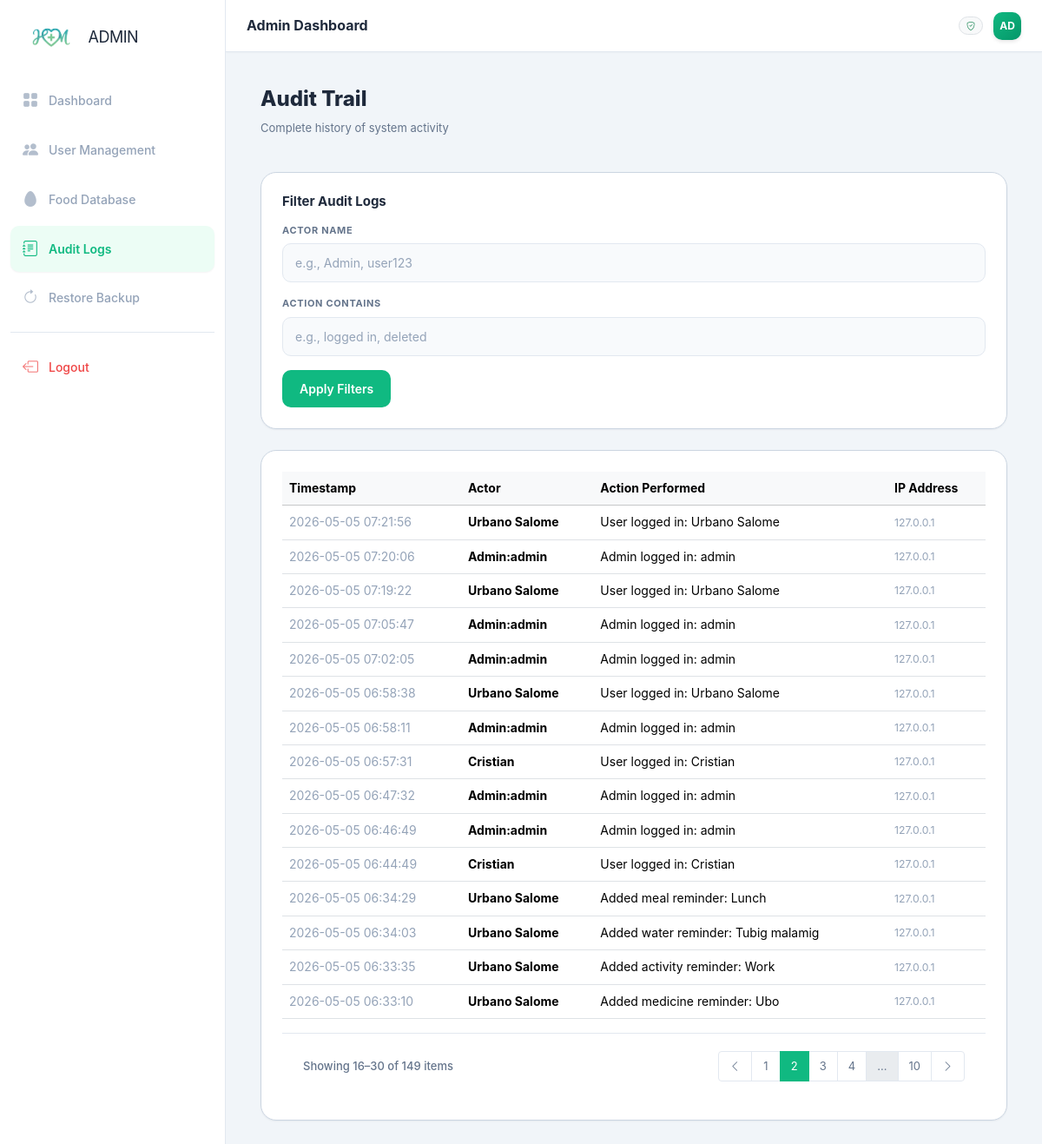
Page /admin/logs?page=2&actor=&action= (signed in) on the committed database.
### app.py (models this page shows)
class AuditLog(db.Model):
    __tablename__ = 'audit_logs'
    id         = db.Column(db.Integer, primary_key=True)
    user_id    = db.Column(db.Integer, nullable=True) # ID of user or admin
    actor_name = db.Column(db.String(100))
    role       = db.Column(db.String(20)) # user, coach, admin, superadmin
    action     = db.Column(db.String(255), nullable=False)
    ip_address = db.Column(db.String(45), index=True) # Added index for filtering/analysis
    timestamp  = db.Column(db.DateTime, default=datetime.datetime.utcnow)

### app.py (the view)
@app.route('/admin/logs')
@admin_required
def admin_logs():
    page = request.args.get('page', 1, type=int)
    actor_filter = request.args.get('actor', '')
    role_filter = request.args.get('role', '')
    action_filter = request.args.get('action', '')
    query = AuditLog.query
    if actor_filter:
        query = query.filter(AuditLog.actor_name.ilike(f'%{actor_filter}%'))
    if role_filter:
        query = query.filter(AuditLog.role == role_filter)
    if action_filter:
        query = query.filter(AuditLog.action.ilike(f'%{action_filter}%'))
    pagination = query.order_by(desc(AuditLog.timestamp)).paginate(page=page, per_page=15, error_out=False)
    return render_template('admin/logs.html', logs=pagination.items, pagination=pagination, q_actor=actor_filter, q_action=action_filter)

### app.py (called while the page is built)
def get_greeting():
    h = datetime.datetime.now().hour
    if  5 <= h < 12: return 'Good morning'
    if 12 <= h < 17: return 'Good afternoon'
    return 'Good evening'

@app.context_processor
def inject_globals():
    return {
        'now':      datetime.datetime.now(),
        'greeting': get_greeting(),
    }

def role_required(roles):
    def wrapper(f):
        @wraps(f)
        def decorated(*args, **kwargs):
            admin_id = session.get('admin_id')
            if admin_id:
                admin = db.session.get(Admin, admin_id)
                if admin and admin.role in roles:
                    return f(*args, **kwargs)
            u = current_user()
            if u and u.role in roles:
                return f(*args, **kwargs)
            flash('Unauthorized access.', 'danger')
            return redirect(url_for('login'))
        return decorated
    return wrapper

### templates/admin/logs.html (shortened to what this page needs)
{% extends "admin/base.html" %}
{% block admin_content %}
<div class="page-header">
    <div>
        <h1 class="page-title">Audit Trail</h1>
        <p class="page-sub">Complete history of system activity</p>
    </div>
</div>
<div class="row">
    <div class="col-lg-12">
        <div class="hm-card mb-4">
            <h6 class="card-title mb-3">Filter Audit Logs</h6>
            <form method="GET" class="audit-filter-form">
                <div class="audit-filter-group">
                    <label class="hm-label">Actor Name</label>
                    <input type="text" name="actor" class="hm-input" placeholder="e.g., Admin, user123" value="{{ actor_filter if actor_filter else '' }}">
                </div>
                <div class="audit-filter-group">
                    <label class="hm-label">Action Contains</label>
                    <input type="text" name="action" class="hm-input" placeholder="e.g., logged in, deleted" value="{{ action_filter if action_filter else '' }}">
                </div>
                <div class="audit-filter-actions">
                    <button type="submit" class="btn-hm-primary">Apply Filters</button>
                </div>
            </form>
        </div>
    </div>
    <div class="col-lg-12" style="min-height: 70vh;">
        <div class="hm-card">
            <div class="table-responsive">
                <table class="table table-hover align-middle">
                    <thead class="table-light">
                        <tr>
                            <th>Timestamp</th>
                            <th>Actor</th>
                            <th>Action Performed</th>
                            <th class="d-none d-md-table-cell">IP Address</th>
                        </tr>
                    </thead>
                    <tbody>
                        {% for log in logs %}
                        <tr>
                            <td class="text-muted">{{ log.timestamp.strftime('%Y-%m-%d %H:%M:%S') }}</td>
                            <td class="fw-bold">{{ log.actor_name if log.actor_name else 'N/A' }}</td>
                            <td>{{ log.action }}</td>
                            <td class="text-muted small d-none d-md-table-cell">{{ log.ip_address if log.ip_address else 'N/A' }}</td>
                        </tr>
                        {% endfor %}
                    </tbody>
                </table>
            </div>
            <div class="admin-pagination-footer d-flex flex-column flex-md-row align-items-center justify-content-between gap-3">
                <div class="pagination-info">
                    Showing {{ pagination.first }}–{{ pagination.last }} of {{ pagination.total }} items
                </div>
                <nav>
                    <ul class="pagination pagination-sm mb-0">
                        <li class="page-item {{ 'disabled' if not pagination.has_prev }}">
                            <a class="page-link" href="{{ url_for('admin_logs', page=pagination.prev_num, actor=actor_filter, action=action_filter) if pagination.has_prev else '#' }}">
                                <i class="bi bi-chevron-left"></i>
                            </a>
                        </li>
                        {% for p in pagination.iter_pages(left_edge=1, left_current=2, right_current=2, right_edge=1) %}
                            {% if p %}
                                <li class="page-item {{ 'active' if p == pagination.page }}">
                                    <a class="page-link" href="{{ url_for('admin_logs', page=p, actor=actor_filter, action=action_filter) }}">{{ p }}</a>
                                </li>
                            {% else %}
                                <li class="page-item disabled"><span class="page-link">...</span></li>
                            {% endif %}
                        {% endfor %}
                        <li class="page-item {{ 'disabled' if not pagination.has_next }}">
                            <a class="page-link" href="{{ url_for('admin_logs', page=pagination.next_num, actor=actor_filter, action=action_filter) if pagination.has_next else '#' }}">
                                <i class="bi bi-chevron-right"></i>
                            </a>
                        </li>
                    </ul>
                </nav>
            </div>
        </div>
    </div>
</div>
{% endblock %}

### static/css/main.css (style rules this page uses)
*, *::before, *::after { box-sizing: border-box; margin: 0; padding: 0; }
:root { --primary: #10B981; --primary-dk: #059669; --primary-lt: #ECFDF5; --secondary: #F97316; --secondary-lt: #FFF7ED; --blue: #3B82F6; --blue-lt: #EFF6FF; --purple: #6366F1; --purple-lt: #EEF2FF; --red: #EF4444; --red-lt: #FEF2F2; --yellow: #F59E0B; --yellow-lt: #FFFBEB; --bg: #F1F5F9; --card: #FFFFFF; --text: #1E293B; --text-sec: #64748B; --text-muted: #94A3B8; --border: #E2E8F0; --border-dk: #CBD5E1; --input-bg: #F8FAFC; --sidebar-w: 260px; --topbar-h: 60px; --bottomnav-h: 66px; --radius-sm: 6px; --radius-md: 10px; --radius-lg: 14px; --radius-xl: 18px; --radius-2xl: 22px; --shadow-xs: 0 1px 2px rgba(15, 23, 42, 0.05); --shadow-sm: 0 1px 3px rgba(15, 23, 42, 0.08); --shadow-md: 0 4px 12px rgba(15, 23, 42, 0.06); --shadow-lg: 0 12px 24px rgba(15, 23, 42, 0.08); --shadow-premium: 0 20px 25px -5px rgba(0, 0, 0, 0.1), 0 10px 10px -5px rgba(0, 0, 0, 0.04); --transition: all .25s cubic-bezier(.4,0,.2,1); }
html { scroll-behavior: smooth; }
body { font-family: 'Inter', system-ui, -apple-system, sans-serif; background: var(--bg); color: var(--text); font-size: 14px; line-height: 1.6; overflow-x: hidden; width: 100%; -webkit-font-smoothing: antialiased; -moz-osx-font-smoothing: grayscale; }
a { text-decoration: none; color: inherit; }
button { font-family: inherit; }
.hm-app { display: flex; min-height: 100vh; }
.page-header { display: flex; align-items: flex-start; justify-content: space-between; gap: 16px; margin-bottom: 24px; }
.page-title { font-size: 24px; font-weight: 800; color: var(--text); line-height: 1.2; }
.page-sub { font-size: 13px; color: var(--text-sec); margin-top: 4px; }
.hm-card { background: var(--card); border-radius: var(--radius-xl); border: 1px solid var(--border-dk); padding: 1.5rem; box-shadow: var(--shadow-xs); transition: var(--transition); }
.card-title { font-size: 15px; font-weight: 700; color: var(--text); }
.hm-label { display: block; font-size: 11px; font-weight: 700; color: var(--text-sec); text-transform: uppercase; letter-spacing: .06em; margin-bottom: 6px; }
.hm-input, .hm-select { width: 100%; padding: 11px 14px; border: 1.5px solid var(--border); border-radius: var(--radius-md); background: var(--input-bg); color: var(--text); font-size: 14px; font-family: inherit; transition: var(--transition); outline: none; appearance: none; -webkit-appearance: none; line-height: 1.5; }
.hm-input::placeholder { color: var(--text-muted); }
.btn-hm-primary { display: inline-flex; align-items: center; justify-content: center; gap: 6px; background: var(--primary); color: #fff; font-size: 14px; font-weight: 600; padding: 11px 20px; border-radius: var(--radius-md); border: none; cursor: pointer; transition: var(--transition); font-family: inherit; white-space: nowrap; user-select: none; line-height: 1.5; }
.pagination .page-link { color: var(--text-sec); border-color: var(--border); font-size: 13px; padding: 6px 12px; min-width: 34px; text-align: center; }
.pagination .page-item.active .page-link { background-color: var(--primary); border-color: var(--primary); color: #fff; }
.admin-pagination-footer { display: flex; align-items: center; justify-content: space-between; padding: 1.25rem 1.5rem; background: var(--card); border-top: 1px solid var(--border); }
.pagination-info { font-size: 13px; color: var(--text-sec); font-weight: 500; }
.text-muted { color: var(--text-muted) !important; }
.mb-4 { margin-bottom: 20px; }
.gap-3 { gap: 12px; }
.audit-filter-form { display: grid; grid-template-columns: repeat(auto-fit, minmax(200px, 1fr)) auto; gap: 1rem; align-items: end; }
.audit-filter-actions { display: flex; gap: 0.5rem; }

### rows in the picture
AuditLog: timestamp "2026-05-05 07:21:56", actor_name "Urbano Salome", action "User logged in: Urbano Salome", ip_address "127.0.0.1"
AuditLog: timestamp "2026-05-05 07:20:06", actor_name "Admin:admin", action "Admin logged in: admin", ip_address "127.0.0.1"
AuditLog: timestamp "2026-05-05 07:19:22", actor_name "Urbano Salome", action "User logged in: Urbano Salome", ip_address "127.0.0.1"
AuditLog: timestamp "2026-05-05 07:05:47", actor_name "Admin:admin", action "Admin logged in: admin", ip_address "127.0.0.1"
AuditLog: timestamp "2026-05-05 07:02:05", actor_name "Admin:admin", action "Admin logged in: admin", ip_address "127.0.0.1"
AuditLog: timestamp "2026-05-05 06:58:38", actor_name "Urbano Salome", action "User logged in: Urbano Salome", ip_address "127.0.0.1"
AuditLog: timestamp "2026-05-05 06:58:11", actor_name "Admin:admin", action "Admin logged in: admin", ip_address "127.0.0.1"
AuditLog: timestamp "2026-05-05 06:57:31", actor_name "Cristian", action "User logged in: Cristian", ip_address "127.0.0.1"
AuditLog: timestamp "2026-05-05 06:47:32", actor_name "Admin:admin", action "Admin logged in: admin", ip_address "127.0.0.1"
AuditLog: timestamp "2026-05-05 06:46:49", actor_name "Admin:admin", action "Admin logged in: admin", ip_address "127.0.0.1"
AuditLog: timestamp "2026-05-05 06:44:49", actor_name "Cristian", action "User logged in: Cristian", ip_address "127.0.0.1"
AuditLog: timestamp "2026-05-05 06:34:29", actor_name "Urbano Salome", action "Added meal reminder: Lunch", ip_address "127.0.0.1"
AuditLog: timestamp "2026-05-05 06:34:03", actor_name "Urbano Salome", action "Added water reminder: Tubig malamig", ip_address "127.0.0.1"
AuditLog: timestamp "2026-05-05 06:33:35", actor_name "Urbano Salome", action "Added activity reminder: Work", ip_address "127.0.0.1"
AuditLog: timestamp "2026-05-05 06:33:10", actor_name "Urbano Salome", action "Added medicine reminder: Ubo", ip_address "127.0.0.1"

### other values in the picture
{{ user.initials if user else 'AD' }} "AD"
{{ pagination.first }} "16"
{{ pagination.last }} "30"
{{ pagination.total }} "149"
{{ p }} "1" "2" "3" "4" "10"
